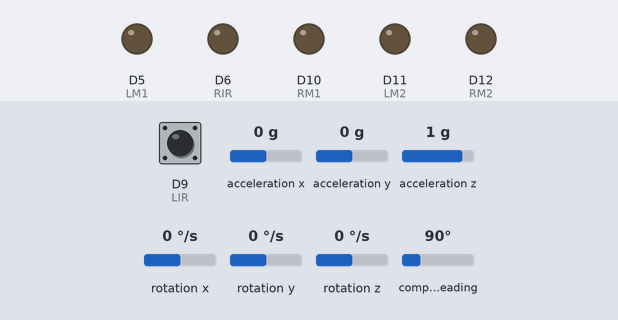
A sketch run on a simulated Arduino MKR. Parts: output pins drawn as LEDs (lit = HIGH). The test bench sets the inputs (shaded band); at power-on: D9 (LIR) HIGH, acceleration x 0 g, acceleration y 0 g, acceleration z 1 g, rotation x 0 °/s, rotation y 0 °/s, rotation z 0 °/s, compass heading 90°. Not simulated (calls return 0 or success): arduino_secrets.h; what the sketch prints to the serial monitor is not drawn.

Above: at 0.1 s.
At 10.1 s:
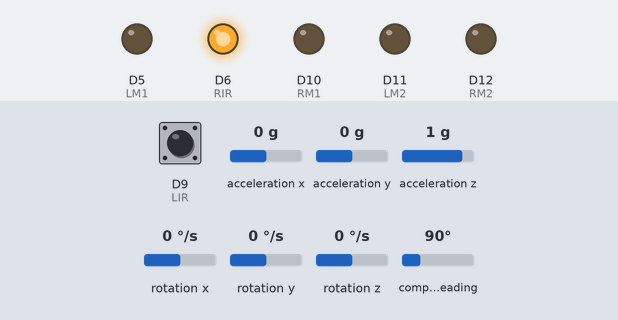
Timing chart, 0 to 11.6 s (numbered marks = the images above):
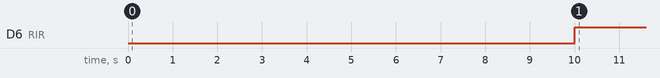

The sketch:

production.ino
```cpp
#include <math.h>

#include <SPI.h>
#include <Wire.h>

#include <WiFi101.h>
#include <WiFiUdp.h>
#include "arduino_secrets.h"

#include <LSM303.h>

#define LIR 9
#define RIR 6

#define LM1 5
#define LM2 11

#define RM1 10
#define RM2 12

#define BASELINE 95
#define WHEELRAD 15

#define BUFFSIZE 1000

#define SPEEDKP 4
#define PHIKP 1.5

char ssid[] = SECRET_SSID;        // your network SSID (name)
char pass[] = SECRET_PASS;    // your network password (use for WPA, or use as key for WEP)
int keyIndex = 0;
int status = WL_IDLE_STATUS;
WiFiServer server(80);

char receiveBuffer[BUFFSIZE];

LSM303 compass;

// +x forward; +y downward; +z leftward

WiFiUDP udp_cmd, udp_rtn;

unsigned int cmd_port = 4241, rtn_port = 4242;

IPAddress feather(192,168,1,1);
IPAddress pi(192,168,1,100);

float circRobot = 2 * PI * BASELINE;
float circWheel = 2 * PI * WHEELRAD;
float tickWheelDistance = circWheel / (75.8 * 2);
float tickPhiRad = ( PI * tickWheelDistance ) / ( circRobot );
//float tickPhiRad = tickWheelDistance / BASELINE;

float deltaX = ( BASELINE / 2 ) * sin( tickPhiRad );
float deltaY = ( BASELINE / 2 ) - ( ( BASELINE / 2 ) * cos( tickPhiRad ) );

float xGlobal = 0, yGlobal = 0, phiGlobalRad = 0, phiGlobalDeg = 0;

int tickCountLeft = 0, tickCountRight = 0;

float velLeft = 0, velRight = 0;
float errorLeft = 0, errorRight = 0, errorPhi = 0;

float velocityLeft = 0, velocityRight = 0, omega = 0;

float leftMotorSet = 0, rightMotorSet = 0, motorSet = 0;

bool turnLeft = false, pickedUp = false;

float startingHeadingDeg, startingHeadingRad;
float relativeHeadingDeg, relativeHeadingRad;
float currentHeadingRad, averageHeadingRad, errorHeadingRad;
float currentHeadingDeg, averageHeadingDeg = 0, errorHeadingDeg, absDiff;
float verticalAcceleration = 0;

int t1 = 0, t2 = 0;

typedef struct cmdPacket {
  double vel;
  double phi;
  int mode;
} cmdPacket;

/*
   mode 0 = return x,y,head
   mode 1 = driving command
   mode 2 = cardinal command
   mode 3 = stop
*/

cmdPacket _cmdPacket;

typedef struct rtnPacket {
  double x;
  double y;
  double head;
} rtnPacket;

rtnPacket _rtnPacket;

void leftISR()
{
  //Serial.println("leftisr");
  tickCountLeft += 1;
  phiGlobalRad -= tickPhiRad;
  phiGlobalDeg = phiGlobalRad * 180.0 / PI;

  xGlobal += ( ( deltaX * cos( phiGlobalRad ) ) + deltaY * sin( phiGlobalRad ) );
  yGlobal += ( ( deltaX * sin( phiGlobalRad ) ) + deltaY * cos( phiGlobalRad ) );
}

void rightISR()
{
  //Serial.println("rightisr");
  tickCountRight += 1;
  phiGlobalRad += tickPhiRad;
  phiGlobalDeg = phiGlobalRad * 180.0 / PI;

  xGlobal += ( ( deltaX * cos( phiGlobalRad ) ) + deltaY * sin( phiGlobalRad ) );
  yGlobal += ( ( deltaX * sin( phiGlobalRad ) ) + deltaY * cos( phiGlobalRad ) );
}

void leftMotorKP( double speedLeft )
{
  velLeft = tickCountLeft / ( 2 * 75.8 );

  tickCountLeft = 0;

  errorLeft = speedLeft - velLeft;

  velocityLeft = SPEEDKP * errorLeft;
  //Serial.println("velocity left");
  //Serial.println(velocityLeft);
}

void rightMotorKP(double speedRight)
{
  velRight = tickCountRight / ( 2 * 75.8 );

  tickCountRight = 0;

  errorRight = speedRight - velRight;

  velocityRight = SPEEDKP * errorRight;
  //Serial.println("vel right");
  //Serial.println(velocityRight);
}

void phiKP( double phiDesiredDeg )
{

  //averageHeadingDeg = 0.3 * ( phiGlobalDeg % 360 ) + 0.7 * currentHeadingDeg;

  averageHeadingDeg = currentHeadingDeg;

  //errorHeadingDeg = 180 - abs( abs( phiDesiredDeg - averageHeadingDeg ) - 180 );

  //if ( abs( phiDesiredDeg - averageHeadingDeg ) > 180 ) errorHeadingDeg = -1 * errorHeadingDeg;

  errorHeadingDeg = phiDesiredDeg - averageHeadingDeg;
  //absDiff = 180 - abs( abs( phiDesiredDeg - averageHeadingDeg ) - 180 );

  if ( 0 == phiDesiredDeg )
  {

    if ( averageHeadingDeg >= 0 && averageHeadingDeg < 30 )
    {
      turnLeft = true;
    }
    else
    {
      errorHeadingDeg = phiDesiredDeg - ( 360 - averageHeadingDeg );
      turnLeft = false;
    }

    absDiff = 180 - abs( abs( phiDesiredDeg - averageHeadingDeg ) - 180 );

    if ( absDiff < 20 ) errorHeadingDeg = 0;

  }
  else
  {
    if ( errorHeadingDeg >= 0 )
    {
      turnLeft = true;
    }
    else
    {
      turnLeft = false;
    }
  }

  omega = PHIKP * errorHeadingDeg;
}

void timeUpdate()
{
  /*
     Allows us to update our motor control value every 20 milliseconds (50 Hz)
     This is done so we 1) don't update uselessly and
     2) so we still update even when the wheel is moving slowly
  */

  t1 = millis();

  if (t1 - t2 >= 20)
  {
    updateMotors();
    t2 = t1;
  }
}

void setupPins()
{

  pinMode(LM1, OUTPUT);
  pinMode(LM2, OUTPUT);
  pinMode(RM1, OUTPUT);
  pinMode(RM2, OUTPUT);

  analogWrite(LM1, 0);
  analogWrite(LM2, 0);
  analogWrite(RM1, 0);
  analogWrite(RM2, 0);

  pinMode(LIR, INPUT_PULLUP);
  pinMode(RIR, INPUT_PULLUP);

  attachInterrupt(digitalPinToInterrupt(LIR), leftISR, RISING);
  attachInterrupt(digitalPinToInterrupt(RIR), rightISR, RISING);

  pinMode(LED_BUILTIN, OUTPUT); // pickup indicator
  digitalWrite(LED_BUILTIN, LOW);
}

void setupWiFi()
{
  WiFi.setPins(8, 7, 4, 2);

  Serial.println(ssid);

  status = WiFi.beginAP(ssid, pass, 6);

  if (status != WL_AP_LISTENING)
  {

    Serial.println("Creating access point failed");
    // don't continue
    while (true);

  }
  // wait 10 seconds for connection:
  delay(10000);

  Serial.println("wifi setup");
}

void setupPort()
{
  udp_cmd.begin(cmd_port);
  Serial.println("cmd_port setup");
  udp_rtn.begin(rtn_port);
  Serial.println("rtn_port setup");
}

void setupIMU()
{
  Wire.begin();
  compass.init();
  compass.enableDefault();

  compass.m_min = (LSM303::vector<int16_t>)
  {
    -2779, -3143, -2694
  };

  compass.m_max = (LSM303::vector<int16_t>)
  {
    +3376, +2853, +3321
  };

  startingHeadingDeg = compass.heading();
  Serial.println("imu setup");
}

void pickup()
{
  digitalWrite(LED_BUILTIN, HIGH);
  analogWrite( LM1, 0 );
  analogWrite( LM2, 0 );
  analogWrite( RM1, 0 );
  analogWrite( RM2, 0 );
  pickedUp = true;
}

void updateIMU()
{
  //Serial.println("reading IMU");
  compass.read();
  currentHeadingDeg = compass.heading(); // +x axis
  currentHeadingRad = currentHeadingDeg * PI / 180.0;

  relativeHeadingDeg = currentHeadingDeg - startingHeadingDeg;
  relativeHeadingRad = relativeHeadingDeg * PI / 180.0;

  //Serial.println(currentHeadingDeg);

  if ( compass.a.y > -8000 ) // resting is about -16000
    pickup();

}

void sendResponse()
{
  _rtnPacket.x = xGlobal;
  _rtnPacket.y = yGlobal;
  _rtnPacket.head = phiGlobalDeg;

//  _rtnPacket.x = 69;
//  _rtnPacket.y = 420;
//  _rtnPacket.head = 42;

//  Serial.println("_rtnPacket.c:");
//  Serial.println(xGlobal);
//  Serial.println("_rtnPacket.y:");
//  Serial.println(yGlobal);
//  Serial.println("_rtnPacket.phi:");
//  Serial.println(_rtnPacket.head);
//  Serial.println("");


  udp_cmd.beginPacket( udp_cmd.remoteIP(), udp_cmd.remotePort() );

  char trasmitBuffer[BUFFSIZE] = { 0 };

  memcpy( trasmitBuffer, &_rtnPacket, sizeof( rtnPacket ) );

  udp_cmd.write( trasmitBuffer, sizeof( rtnPacket ) );

  udp_cmd.endPacket();
}

void readPacket()
{
  int len = udp_cmd.read( receiveBuffer, BUFFSIZE );
  if ( len > 0 )
  {
    //Serial.println("packet says: ");
    //Serial.print(receiveBuffer);
    memcpy( &_cmdPacket, receiveBuffer, sizeof( cmdPacket ) );
    /*
       mode 0 = return x,y,head
       mode 1 = driving command
       mode 2 = cardinal command
       mode 3 = stop
    */

    switch ( _cmdPacket.mode )
    {
      case 0:
        //Serial.println( _cmdPacket.vel );
        //Serial.println( _cmdPacket.phi );
        //Serial.println("mode 0 - report");

        sendResponse();

        break;
      case 1:
        //Serial.println( _cmdPacket.vel );
        //Serial.println("mode 1 - drive");
        //parse driving command

        sendResponse();

        break;
      case 2:
        //Serial.println( _cmdPacket.vel );
        //Serial.println( _cmdPacket.phi );
        //Serial.println("mode 2 - cardinal");
        //parse cardinal command

        sendResponse();

        break;
      case 3:
        //Serial.println("mode 3");
        //stop
        pickedUp = true;
        pickup();
        break;

      case 4:
        //Serial.println("mode 4");
        //reset from pickup
        pickedUp = false;
        digitalWrite(LED_BUILTIN, LOW);
        break;
    }
  }
}

void checkUDP()
{
  int packetSize = udp_cmd.parsePacket();
  if (packetSize)
  {
    //Serial.print( "Received packet of size " );
    //Serial.println( packetSize );
    //Serial.print( "From " );
    //IPAddress remoteIp = udp_rtn.remoteIP();
    //Serial.print( remoteIp );
    //Serial.print( ", port " );
    //Serial.println( udp_rtn.rtn_port );

    readPacket();
  }
}

void updateMotors()
{
  //leftMotorSet = ( ( 2 * velocityLeft ) - ( omega * BASELINE ) ) / ( 2 * WHEELRAD);
  //rightMotorSet = ( ( 2 * velocityRight ) + ( omega * BASELINE ) ) / ( 2 * WHEELRAD);

  if ( _cmdPacket.mode == 2 )
  {

    if ( !turnLeft )
    {
      rightMotorSet = ( abs( omega * BASELINE ) ) / ( 2 * WHEELRAD );
      leftMotorSet = 0;
    }

    else
    {

      rightMotorSet = 0;
      leftMotorSet = ( abs( omega * BASELINE ) ) / ( 2 * WHEELRAD );
    }

  }
  else
  {
    rightMotorSet = 2 * velocityRight;
    leftMotorSet = 2 * velocityLeft;
  }

  if ( leftMotorSet > 100) leftMotorSet = 100;
  else if ( leftMotorSet < 0 ) leftMotorSet = 0;

  if ( rightMotorSet > 100) rightMotorSet = 100;
  else if ( rightMotorSet < 0 ) rightMotorSet = 0;

  if ( pickedUp )
  {
    Serial.println("PICKED UP");
    leftMotorSet = 0;
    rightMotorSet = 0;
  }

//  Serial.println("leftMotorSet:");
//  Serial.println(leftMotorSet);
//  Serial.println("rightMotorSet:");
//  Serial.println(rightMotorSet);
//  Serial.println();

  analogWrite( LM1, leftMotorSet );
  analogWrite( LM2, 0 );
  analogWrite( RM1, rightMotorSet );
  analogWrite( RM2, 0 );
}

void setup()
{

  Serial.begin(9600);
  setupIMU();
  setupPins();
  setupWiFi();
  setupPort();

  analogWrite( LM1, 0 );
  analogWrite( LM2, 0 );
  analogWrite( RM1, 0 );
  analogWrite( RM2, 0 );

  _cmdPacket.vel = 0;
  _cmdPacket.phi = startingHeadingDeg;
  _cmdPacket.mode = 2;

}

void loop()
{
  updateIMU();

  checkUDP();

  rightMotorKP(_cmdPacket.vel);
  leftMotorKP(_cmdPacket.vel);

  phiKP(_cmdPacket.phi);

  Serial.println("_cmdPacket.phi:");
  Serial.println(_cmdPacket.phi);
  Serial.println("average:");
  Serial.println(averageHeadingDeg);
  Serial.println("error:");
  Serial.println(errorHeadingDeg);
  Serial.println();

  //phiKP(180);

  timeUpdate();
//  Serial.println("xGlobal:");
//  Serial.println(xGlobal);
//  Serial.println("yGlobal:");
//  Serial.println(yGlobal);
//  Serial.println("phiGlobalDeg:");
//  Serial.println(phiGlobalDeg);
//  Serial.println("");
}
```

Measured:
- by itself, D6 (RIR): LOW → HIGH at 10.0 s
